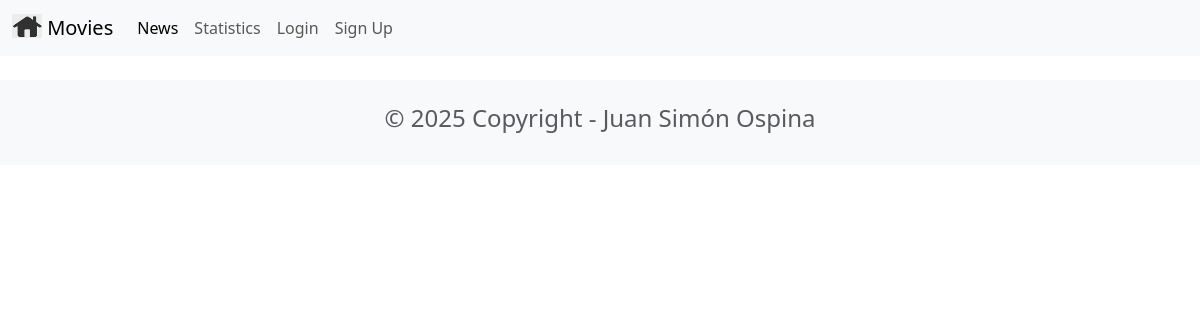
The page /news/ on the database as committed earlier.
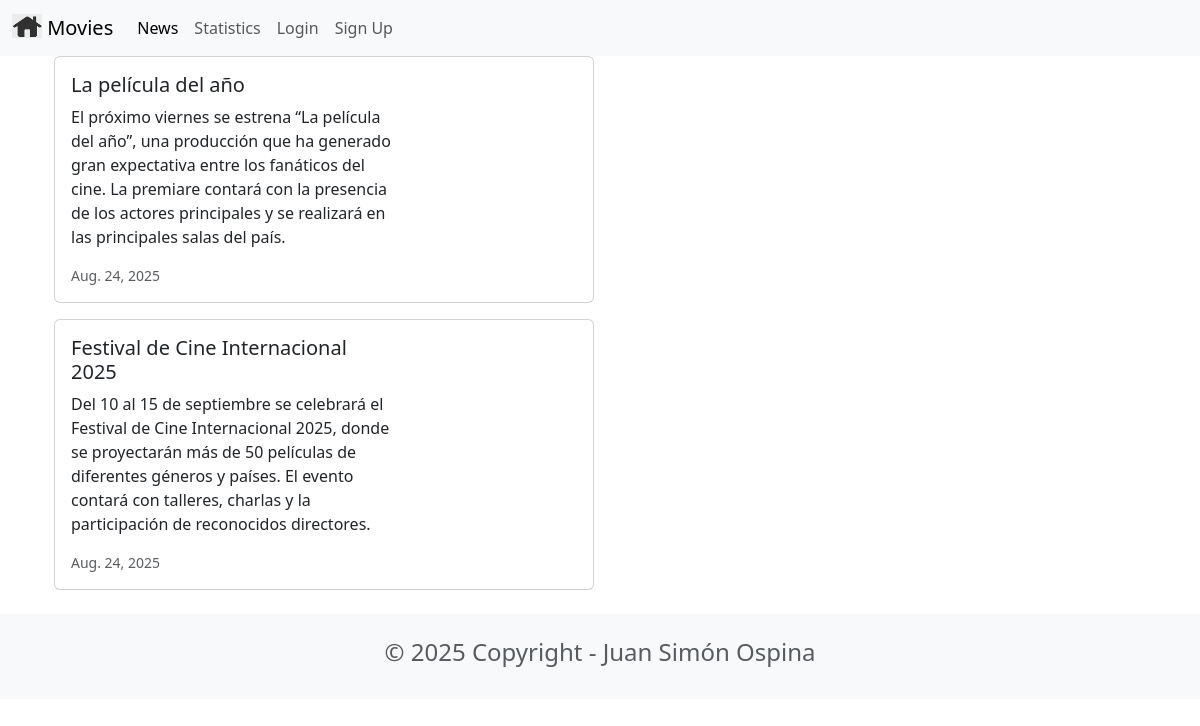
The same page on the database as committed later.
### news/models.py (models this page shows, shortened)
class News(models.Model):
    headline = models.CharField(max_length=200)
    body = models.TextField()
    date = models.DateField()

### news/views.py (the view)
# urls.py: path('news/', include('news.urls')),
def news(request):
    newss = News.objects.all().order_by('-date')
    return render(request, 'news.html', {'newss': newss})

### news/templates/news.html
{% extends 'base.html' %}
{% block content %}
<div class="container">
    {% for news in newss %}
        <div class="card mb-3" style="max-width: 540px;">
            <div class="row g-0">
                <div class="col-md-8">
                    <div class="card-body">
                        <h5 class="card-title">{{ news.headline }}</h5>
                        <p class="card-text">{{ news.body }}</p>
                        <p class="card-text"><small class="text-muted">{{ news.date }}</small></p>
                    </div>
                </div>
            </div>
        </div>
    {% endfor %}
</div>
{% endblock content %}

### moviereviews/templates/base.html (shortened to what this page needs)
<head>
    <link href="https://cdn.jsdelivr.net/npm/bootstrap@5.3.7/dist/css/bootstrap.min.css" rel="stylesheet">
</head>
<nav class="navbar navbar-expand-lg bg-body-tertiary">
    <div class="container-fluid">
        <a class="navbar-brand" href="{% url 'home' %}">
            {% load static %}
            <img src="{% static 'images/home.png' %}" alt="" width="30" height="24" class="d-inline-block align-text-top" />
            Movies
        </a>
        <div class="collapse navbar-collapse" id="navbarSupportedContent">
            <ul class="navbar-nav me-auto mb-2 mb-lg-0">
                <li class="nav-item">
                    <a class="nav-link active" aria-current="page" href="{% url 'news' %}">News</a>
                </li>
                <li class="nav-item">
                    <a class="nav-link" href="{% url 'statistics' %}">Statistics</a>
                </li>
                <li class="nav-item">
                    <a class="nav-link" href="#">Login</a>
                </li>
                <li class="nav-item">
                    <a class="nav-link" href="{% url 'signup' %}">Sign Up</a>
                </li>
            </ul>
        </div>
    </div>
</nav>
<div class="container">
    {% block content %}
    {% endblock content %}
</div>
<footer class="text-center text-lg-start bg-light text-muted mt-4">
    <div class="container">
        <div class="row">
            <div class="text-center p-4">
                <h4>© 2025 Copyright - Juan Simón Ospina</h4>
            </div>
        </div>
    </div>
</footer>

Rows that differ between the two databases and show on the page:
added News: headline "La película del año", body "El próximo viernes se estrena “La película del año”, una producción que ha generado gran expectativa entre los fanáticos del cine. La premiare contará con la presencia de los actores principales y se realizará en las principales salas del país.", date "Aug. 24, 2025"
added News: headline "Festival de Cine Internacional 2025", body "Del 10 al 15 de septiembre se celebrará el Festival de Cine Internacional 2025, donde se proyectarán más de 50 películas de diferentes géneros y países. El evento contará con talleres, charlas y la participación de reconocidos directores.", date "Aug. 24, 2025"
